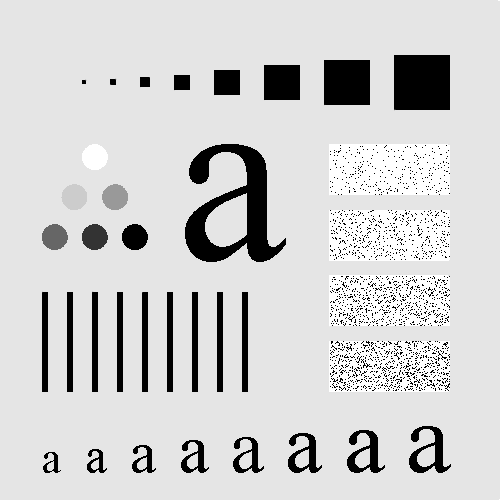
#> input picture DIP/exercises/ex3/characters_test_pattern.tif, 500 x 500 px
$ python ex3.py 1.0 characters_test_pattern.tif
#> lines starting #> are read from the running program, lines starting #| are printed output that depends on the picture
#> further down, im is the input picture: PIL image 500x500 L; min 0, max 255, mean 207.4
#> `imNew = Image.new(im.mode, im.size)`: imNew: PIL image 500x500 L; every value is 0
#!/usr/bin/env python3
# -*- coding: UTF-8 -*-

import sys

from PIL import Image
import numpy as np
import math
import argparse

def getMatrix(image):
    data = list(image.getdata())
#> data = 250000 items
    width, height = image.size
#> width = 500; height = 500
    matrix = np.array(data).reshape(height,width)
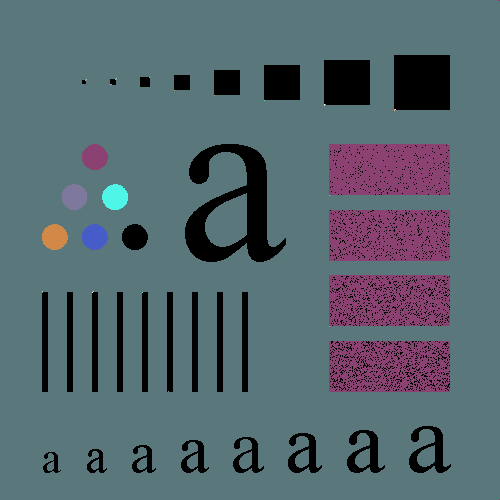
#> matrix: shape (500, 500) int64; 31 distinct labels, from 0 to 255; one colour per label, 0 black
    return matrix

def getData(matrix):
    data = list(matrix.reshape(matrix.shape[0]*matrix.shape[1]))
    return data

def preprocessing(matrix):
    newMat = matrix.copy()
    for y in range(newMat.shape[1]):
        for x in range(newMat.shape[0]):
            newMat[x][y] = newMat[x][y]*(-1)**(x+y)
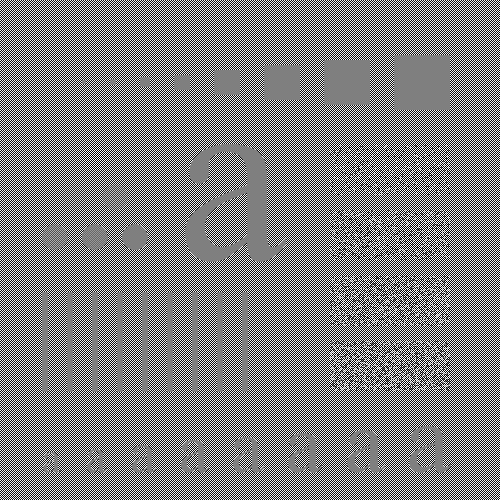
#> newMat: shape (500, 500) int64; min -255, max 255, mean 0; drawn with min black and max white
    return newMat

def postprocessing(matrix):
    return preprocessing(matrix)

def ideal(matrix, cutoff, function):
    newMat = matrix.copy()
    center = (math.floor(newMat.shape[0]/2), math.floor(newMat.shape[1]/2))
    for y in range(newMat.shape[1]):
        for x in range(newMat.shape[0]):
            dist = math.sqrt((x-center[0])**2+(y-center[1])**2)
            if function == 'low':
                if dist > cutoff:
                    newMat[x][y] = 0+0j
            if function == 'high':
                if dist < cutoff:
                    newMat[x][y] = 0+0j
    return newMat

def butter(matrix, order, cutoff, function):
    if order is None:
        print("Order must be specified for butterworth filter")
        sys.exit(1)
    newMat = matrix.copy()
    center = (math.floor(newMat.shape[0]/2), math.floor(newMat.shape[1]/2))
    for y in range(newMat.shape[1]):
        for x in range(newMat.shape[0]):
            dist = math.sqrt((x-center[0])**2+(y-center[1])**2)
            if function == 'low':
                newMat[x][y] = newMat[x][y] * (1/(1+(dist/cutoff)**(2*order)))

            if function == 'high':
                newMat[x][y] = newMat[x][y] * (1-(1/(1+(dist/cutoff)**(2*order))))
    return newMat

def gauss(matrix, cutoff, function):
#> called with matrix = array of shape (500, 500), cutoff = 1, function = 'high'
    newMat = matrix.copy()
    center = (math.floor(newMat.shape[0]/2), math.floor(newMat.shape[1]/2))
#> center = (250, 250)
    for y in range(newMat.shape[1]):
        for x in range(newMat.shape[0]):
            dist = math.sqrt((x-center[0])**2+(y-center[1])**2)
            if function == 'low':
                newMat[x][y] = newMat[x][y] * (math.exp(-(dist**2)/(2*(cutoff**2))))
            if function == 'high':
                newMat[x][y] = newMat[x][y] * (1- (math.exp(-(dist**2)/(2*(cutoff**2)))))
    return newMat

parser = argparse.ArgumentParser(description='Filtering in frequency domain')
parser.add_argument('--ideal', action='store_true')
parser.add_argument('--butterworth', action='store_true')
parser.add_argument('--gaussian', action='store_true')
parser.add_argument('--highpass', action='store_true')
parser.add_argument('--lowpass', action='store_true')
parser.add_argument('cutoff', type=float)
parser.add_argument('--order', type=float)
parser.add_argument('image')

args =  parser.parse_args()

try:
    with Image.open(args.image) as im:
        if args.lowpass:
            filtering = 'low'
        else:
            filtering = 'high'
        imNew = Image.new(im.mode, im.size)

        matrix = getMatrix(im)

        prepMat = preprocessing(matrix)
        fourierMat = np.fft.fft2(prepMat)

        if args.ideal:
            imageF = ideal(fourierMat, args.cutoff, filtering)
        elif args.butterworth:
            imageF = butter(fourierMat, args.order, args.cutoff, filtering)
        else:
            imageF = gauss(fourierMat, args.cutoff, filtering)

        newImage = np.fft.ifft2(imageF)

        postNew = postprocessing(newImage)

        imNew.putdata(getData(postNew))
#> in getData, `data = list(matrix.reshape(matrix.shape[0]*matrix.shape[1]))`: data = 250000 items
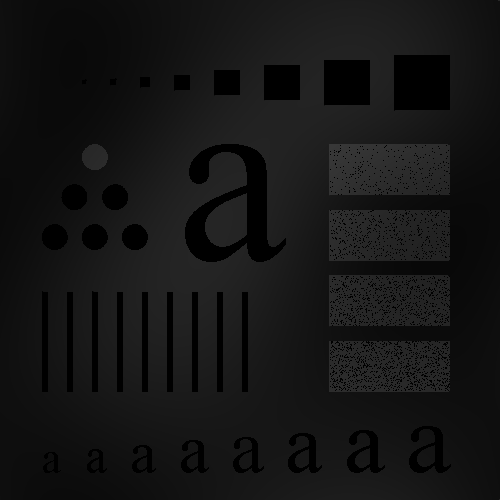
#> imNew: PIL image 500x500 L; min 0, max 56, mean 20.6

        imNew.show()
except FileNotFoundError as e:
    sys.exit("Error : file not found")
